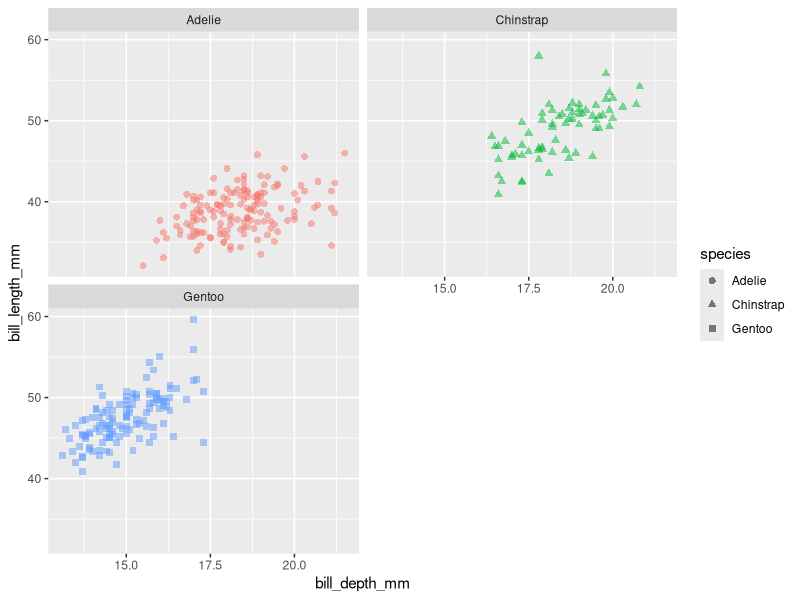

Reproduce this figure in R.
#############################################
### This is my ggplot2 for week3 ####
### Created by: Sophia Boyd ####
### Created on: 2022-02-08 ####
#############################################

### Load libraries ####
library(tidyverse)
library(palmerpenguins)

### Data analysis ####
glimpse(penguins)

### Penguin dataframe ####
ggplot(data=penguins,
       mapping = aes(x = bill_depth_mm,  ### x axis
                     y = bill_length_mm,   ### y axis
                     color = species,
                     shape = species,
                     size = body_mass_g,
                     alpha = flipper_length_mm)) +
       geom_point(size = 2, alpha = 0.5) +
       facet_wrap(~ species, ncol=2) +
       guides(color = FALSE)
        labs(title = "Bill depth and length",
             subtitle = "Dimensions for species",
             x = "Bill depth (mm)", y = "Bill length (mm)",
             color = "Species",
             shape = "Species",
             caption = "Source: Palmer Station LTER / palmerpenguins package") +
       scale_color_viridis_d()
  
             
             
               
  
